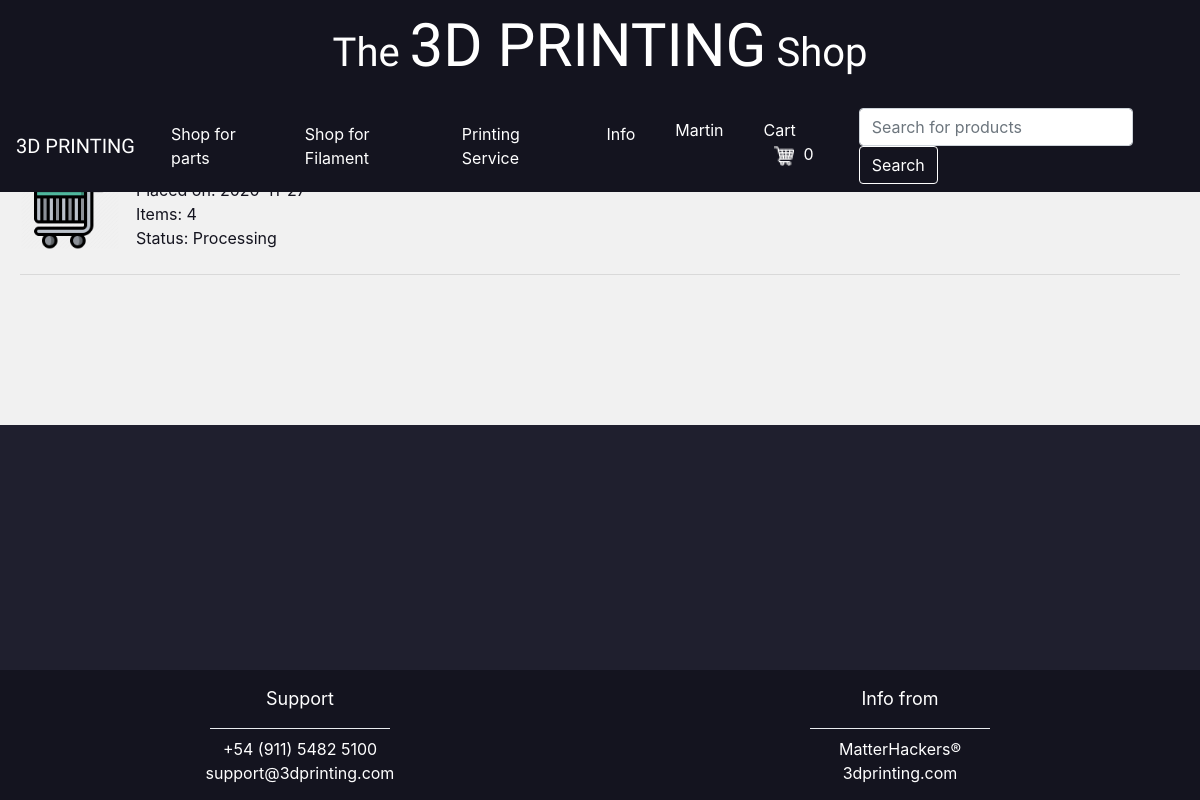
/my_orders (signed in), run on the app's committed database.
### tables this page shows
CREATE TABLE 'orders' (
'order_id' INTEGER PRIMARY KEY,
'user_id' INTEGER,
'first_name' VARCHAR(255),'last_name' VARCHAR(255),
'email' VARCHAR(255),
'phone' VARCHAR(20),
'address1' VARCHAR(255),
'address2' VARCHAR(255),
'country' VARCHAR(30),
'state' VARCHAR(30),
'zip' VARCHAR(10),
'date' VARCHAR(20),
'total' NUMERIC,
'payment' VARCHAR(12), 'status' varchar(15) DEFAULT 'Processing',
FOREIGN KEY (user_id) REFERENCES users(id));

### application.py (the view)
@app.route("/my_orders", methods=["GET"])
def my_orders():
    orders = db.execute("SELECT * FROM orders WHERE user_id=:user_id", user_id=session["user_id"])
    cart_count=db.execute("SELECT SUM (quantity) FROM cart WHERE user_id=:session_id", session_id=session["user_id"])
    if not orders:
        if cart_count[0]["SUM (quantity)"] == None:
            return render_template("prompts.html", name=session["name"], missing="orders", cart_count=0)
        else:
            return render_template("prompts.html", name=session["name"], missing="orders", cart_count=cart_count[0]["SUM (quantity)"])
    else:
        for order in orders:
            order_items = db.execute("SELECT SUM (quantity) FROM order_products WHERE order_id=:order_id", order_id=order["order_id"])
            order["items_"] = int(order_items[0]["SUM (quantity)"])
            order["total_usd"] = usd(float(order["total"]))
        if cart_count[0]["SUM (quantity)"] == None:
            return render_template("orders.html", orders=orders, name=session["name"], cart_count=0)
        else:
            return render_template("orders.html", orders=orders, name=session["name"], cart_count=cart_count[0]["SUM (quantity)"])

### application.py (called while the page is built)
@app.after_request
def after_request(response):
    response.headers["Cache-Control"] = "no-cache, no-store, must-revalidate"
    response.headers["Expires"] = 0
    response.headers["Pragma"] = "no-cache"
    return response

### helpers.py (called while the page is built)
def usd(value):
    return f"${value:,.2f}"

### templates/orders.html (shortened to what this page needs)
{% extends "layout.html" %}
{% block article %}
<div id="prod_list">
    <ul class="list-unstyled">
        {% for order in orders %}
            <div id="element_outter">
                <a href="/order_details/{{order.order_id}}"> <div id="element">
                    <li class="media" id="product_item">
                        <img id="orders_image" class="mr-3" src="/static/images/cart_full.png" alt="cart_full.png">
                        <div class="media-body" id="prod_list_inner">
                            <h5 class="mt-0 mb-1" id="prod_list_inner_head" name="description">Order #{{order.order_id}} - <span>{{order.total_usd}}</span> </h5>
                            <br> Items: {{order.items_}}
                            <br> Status: {{order.status}}
                        </div>
                    </li>
                    <div>
                        <hr class="my-4">
                    </div>
                </div></a>
            </div>
        {% endfor %}
    </ul>
</div>
{% endblock %}

### templates/layout.html (shortened to what this page needs)
<!DOCTYPE html>
<html lang="en">
    <head>
        <link href="/static/style.css" rel="stylesheet">
        <link rel="stylesheet" href="https://stackpath.bootstrapcdn.com/bootstrap/4.1.3/css/bootstrap.min.css">
    </head>
    <header>
        <h2><a id="header" href="/"><span id="header_small">The </span>3D PRINTING<span id="header_small"> Shop</span></a></h2>
    </header>
    <body id="body">
        <div id="nav_bar">
            <nav class="navbar navbar-expand-lg navbar-light bg-#1f1f2e">
                <a class="navbar-brand" id="navbar-brand" href="/">3D PRINTING</a>
                <div class="collapse navbar-collapse" id="navbarSupportedContent">
                    <ul class="navbar-nav mr-auto" id="nav_opt">
                        <li class="nav-item active">
                            <a class="nav-link" id="nav-link" href="/shop">Shop for parts</a>
                        </li>
                         <li class="nav-item active">
                            <a class="nav-link" id="nav-link" href="/filament">Shop for Filament</a>
                        </li>
                        <li class="nav-item">
                            <a class="nav-link" id="nav-link" >Printing Service</a>
                        </li>
                        <li class="nav-item">
                            <a class="nav-link" id="nav-link" >Info</a>
                        </li>
                    </ul>
                        <ul class="navbar-nav ml-auto" id="nav_opt">
                        <li class="nav-item active">
                            {% if session.user_id %}
                                <li><a  class="nav-link" id="nav-link" href=>{{ name }}</a>
                                </li>
                                <li class="nav-item active">
                                    <a class="nav-link" id="nav-link" href="/cart">Cart<img src="/static/images/cart.png"></img>{{ cart_count }}</a>
                                </li>
                            {% else %}
                                <a class="nav-link" id="nav-link" href="/login">Log In/Register</a>
                            {% endif %}
                        </li>
                    <form class="form-inline my-2 my-lg-0" style="padding-left:5px;" action="/search" method="post">
                        <input class="form-control mr-sm-2" type="search" placeholder="Search for products" aria-label="Search" name="search">
                    <button class="btn btn-outline-secondary my-2 my-sm-0" id="bt_mdn_search" type="submit">Search</button>
                    </form>
                </div>
            </nav>
        </div>
        <section>
            <article>
                {% block article %}{% endblock %}
            </article>
        </section>
        <footer>
            <div id="footer_container">
                <div id="footer">
                    <div id="div_footer_left">
                        <p>Support</p>
                        <div class="dropdown-divider" id="footer_divider"></div>
                        <div id="links_footer">
                            <a href="tel:005491154825100">+54 (911) 5482 5100</a>
                        </div>
                        <div id="links_footer">
                            <a href="mailto:support@3dprinting.com">support@3dprinting.com</a>
                        </div>
                    </div>
                    <div id="div_footer_right">
                        <p>Info from</p>
                        <div class="dropdown-divider" id="footer_divider"></div>
                        <div id="links_footer">
                            <a href="https://www.matterhackers.com" target="_blank">MatterHackers&reg</a>
                        </div>
                        <div id="links_footer">
                            <a href="https://3dprinting.com" target="_blank">3dprinting.com</a>
                        </div>
                    </div>
                </div>
            </div>
        </footer>
    </body>
</html>

### static/style.css (style rules this page uses)
body, #body { background-color: #1f1f2e; }
header { position: fixed; width: 100%; background-color: #14141f; padding-top: 10px; padding-bottom: 10px; text-align: center; z-index: 10; }
#header, #header:active, #header:visited { text-decoration: none; color: white; font-family: 'Megrim'; font-size: 60px; }
#header_small { font-size: 40px; }
nav { background: #14141f; padding: 20px; }
nav ul { list-style-type: none; padding: 0; }
#nav_bar ul li a { padding: 10px 20px; margin: 0; }
#nav_bar { width: 100%; position: fixed; top: 100px; z-index: 10; }
#nav_opt li a { text-decoration: none; color: white; z-index: -1; }
#bt_mdn_search { border-color: white; color:white; }
#navbar-brand { color: white; font-family: 'Megrim'; font-size: 20px; }
#nav-link > img { padding-left: 10px; padding-right: 10px; }
#footer_container { background-color: #14141f; position: fixed; bottom: 0px; width: 100%; z-index: 10; }
#footer { background-color: #14141f; padding-top: 15px; padding-bottom: 115px; }
#div_footer_left { text-align: center; background-color: #14141f; color: white; float: left; width: 50%; }
#div_footer_right { text-align: center; background-color: #14141f; color: white; float: left; width: 50%; }
#div_footer_left p { text-align: center; font-size: 18px; }
#div_footer_right p { text-align: center; font-size: 18px; }
#div_footer_left a, a:visited, a:active { transition-property: padding-left; transition-duration: 0.2s; transition-timing-function: linear; text-decoration: none; color: white; }
#div_footer_right a, a:visited, a:active { transition-property: padding-left; transition-duration: 0.2s; transition-timing-function: linear; text-decoration: none; color: white; }
#footer_divider { width: 30%; margin-left: 35% }
article { padding: 10px; background-color: #f1f1f1; }
#prod_list { margin-top: 11%; margin-bottom: 9%; }
.media img { width: 150px; height: 112px; }
#prod_list_inner { color: #14141f; }
#element_outter { padding: 10px; }
#element_outter a { text-decoration: none; }
#element { transition-property: padding-left; transition-duration: 0.2s; transition-timing-function: linear; }
#product_item { border-bottom: 12px; }
#orders_image { height: 100px; width: 100px; }

### data on the page
orders: first_name "Martin", items_ "4", status "Processing"

### other printed values
{{ cart_count }} "0"
